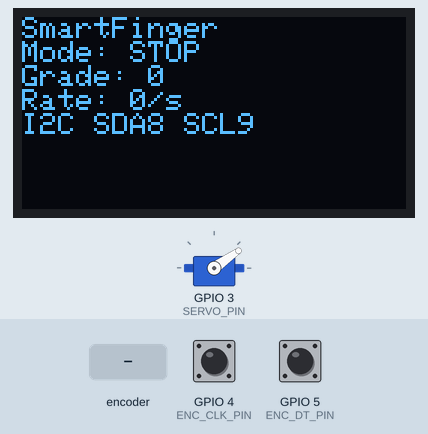
This program was run on a simulated ESP32-C3. Parts: servo, 128×64 one-colour display. Wiring (inferred from the names in the program): servo: signal GPIO 3. The test bench sets the inputs (shaded band); at power-on: GPIO 4 (ENC_CLK_PIN) HIGH, GPIO 5 (ENC_DT_PIN) HIGH. Servo pulses on a pin are drawn as a servo (544–2400 µs = 0–180°); what the program prints to the serial monitor is not drawn.

Above: at 1.5 s.
1.6 s: rotary encoder on GPIO 4 (ENC_CLK_PIN) / GPIO 5 (ENC_DT_PIN) turned 1 step (first pin leading)
At 2.04 s:
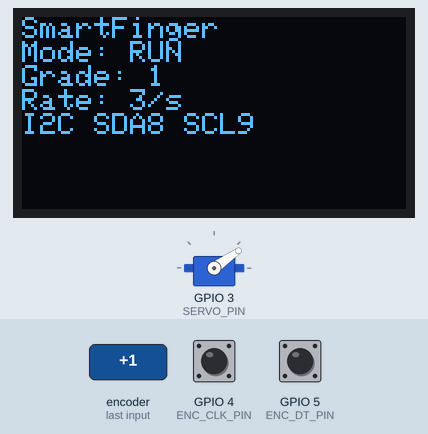
3.6 s: rotary encoder on GPIO 4 (ENC_CLK_PIN) / GPIO 5 (ENC_DT_PIN) turned 2 steps (second pin leading)
At 4.7 s:
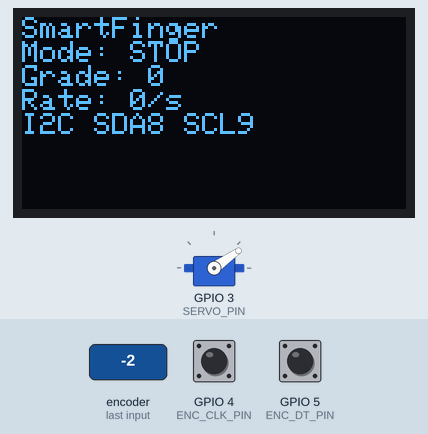
5.5 s: rotary encoder on GPIO 4 (ENC_CLK_PIN) / GPIO 5 (ENC_DT_PIN) turned 3 steps (first pin leading)
At 5.84 s:
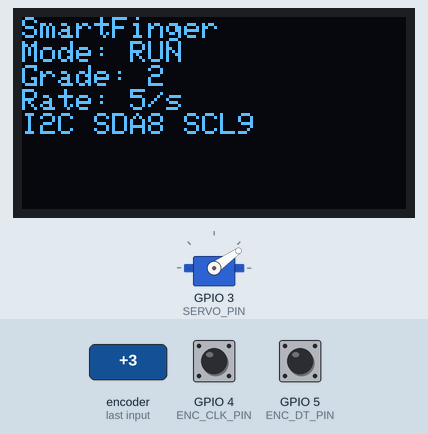
Timing chart, 0 to 13.6 s (numbered marks = the images above; inputs shaded):
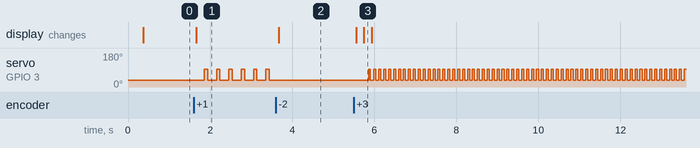

The program:

main.cpp
```cpp
#include <Arduino.h>
#include <Wire.h>
#include <Adafruit_GFX.h>
#include <Adafruit_SSD1306.h>

constexpr int SERVO_PIN = 3;
constexpr int ENC_CLK_PIN = 4;
constexpr int ENC_DT_PIN = 5;
constexpr int OLED_SDA_PIN = 8;
constexpr int OLED_SCL_PIN = 9;
constexpr int OLED_WIDTH = 128;
constexpr int OLED_HEIGHT = 64;
constexpr int OLED_RESET_PIN = -1;
constexpr uint8_t OLED_ADDRESS = 0x3C;
constexpr uint16_t SERVO_UP_US = 900;
constexpr uint16_t SERVO_DOWN_US = 1500;
constexpr uint16_t SERVO_PERIOD_US = 20000;
constexpr bool SERVO_SELF_TEST = false;

struct ClickProfile {
  uint16_t downMs;
  uint16_t upMs;
  uint8_t rate;
};

constexpr ClickProfile CLICK_PROFILES[] = {
  {0, 0, 0},
  {80, 220, 3},
  {60, 140, 5},
  {50, 70, 8},
  {40, 40, 12},
  {25, 25, 20},
};

Adafruit_SSD1306 display(OLED_WIDTH, OLED_HEIGHT, &Wire, OLED_RESET_PIN);

int grade = 0;
int lastClkState = HIGH;
unsigned long phaseStartedMs = 0;
bool pressPhase = false;

const ClickProfile& currentProfile() {
  return CLICK_PROFILES[grade];
}

void writeServoPulse(uint16_t pulseUs) {
  digitalWrite(SERVO_PIN, HIGH);
  delayMicroseconds(pulseUs);
  digitalWrite(SERVO_PIN, LOW);
  delayMicroseconds(SERVO_PERIOD_US - pulseUs);
}

void liftServo() {
  writeServoPulse(SERVO_UP_US);
}

void pressServo() {
  writeServoPulse(SERVO_DOWN_US);
}

void drawStatusScreen() {
  const ClickProfile& profile = currentProfile();
  display.clearDisplay();
  display.setTextColor(SSD1306_WHITE);
  display.setTextSize(1);
  display.setCursor(0, 0);
  display.println("SmartFinger");
  display.print("Mode: ");
  display.println(grade > 0 ? "RUN" : "STOP");
  display.print("Grade: ");
  display.println(grade);
  display.print("Rate: ");
  display.print(profile.rate);
  display.println("/s");
  display.println("I2C SDA8 SCL9");
  display.display();
}

void drawServoTestScreen(uint16_t pulseUs) {
  display.clearDisplay();
  display.setTextColor(SSD1306_WHITE);
  display.setTextSize(1);
  display.setCursor(0, 0);
  display.println("SmartFinger");
  display.println("Servo Test");
  display.print("GPIO: ");
  display.println(SERVO_PIN);
  display.print("Pulse: ");
  display.print(pulseUs);
  display.println("us");
  display.display();
}

void resetClickTiming() {
  liftServo();
  pressPhase = false;
  phaseStartedMs = millis();
  drawStatusScreen();
}

void updateEncoder() {
  int clkState = digitalRead(ENC_CLK_PIN);
  if (clkState != lastClkState && clkState == LOW) {
    int dtState = digitalRead(ENC_DT_PIN);
    int delta = (dtState == HIGH) ? 1 : -1;
    int nextGrade = constrain(grade + delta, 0, 5);
    if (nextGrade != grade) {
      grade = nextGrade;
      resetClickTiming();
    }
  }
  lastClkState = clkState;
}

void updateClickOutput() {
  if (grade == 0) {
    liftServo();
    return;
  }

  unsigned long now = millis();
  const ClickProfile& profile = currentProfile();

  if (!pressPhase && now - phaseStartedMs >= profile.upMs) {
    pressServo();
    pressPhase = true;
    phaseStartedMs = now;
    return;
  }

  if (pressPhase && now - phaseStartedMs >= profile.downMs) {
    liftServo();
    pressPhase = false;
    phaseStartedMs = now;
  }
}

void setup() {
  Serial.begin(115200);
  delay(300);

  pinMode(ENC_CLK_PIN, INPUT_PULLUP);
  pinMode(ENC_DT_PIN, INPUT_PULLUP);
  pinMode(SERVO_PIN, OUTPUT);
  digitalWrite(SERVO_PIN, LOW);
  liftServo();
  lastClkState = digitalRead(ENC_CLK_PIN);

  Wire.begin(OLED_SDA_PIN, OLED_SCL_PIN);

  if (!display.begin(SSD1306_SWITCHCAPVCC, OLED_ADDRESS)) {
    Serial.println("OLED init failed. Check GND/VCC/SCL/SDA or I2C address.");
    return;
  }

  Serial.println("OLED init OK");
  drawStatusScreen();
}

void loop() {
  if (SERVO_SELF_TEST) {
    static bool down = false;
    static unsigned long lastMoveMs = 0;
    static uint16_t pulseUs = SERVO_UP_US;
    unsigned long now = millis();
    if (now - lastMoveMs >= 1000) {
      down = !down;
      pulseUs = down ? SERVO_DOWN_US : SERVO_UP_US;
      drawServoTestScreen(pulseUs);
      lastMoveMs = now;
    }
    writeServoPulse(pulseUs);
    return;
  }

  updateEncoder();
  updateClickOutput();
}
```

Measured:
- after the input at 1.6 s, servo on GPIO 3 (SERVO_PIN): alternates 93° for 0.08 s and 35° for 0.22 s, starting after 0.26 s; the display: changes after 0.06 s (image 1)
- after the input at 3.6 s, servo on GPIO 3 (SERVO_PIN): stops changing and stays 35°; the display: changes after 0.07 s (image 2)
- after the input at 5.5 s, servo on GPIO 3 (SERVO_PIN): alternates 93° for 0.05 s and 35° for 0.07 s, starting after 0.36 s; the display: first changes after 0.06 s (image 3 shows a later state)
